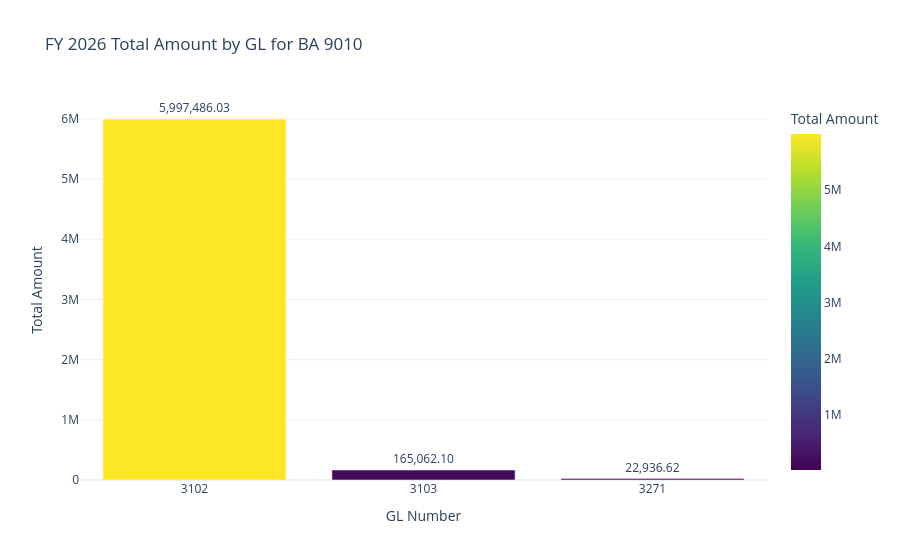
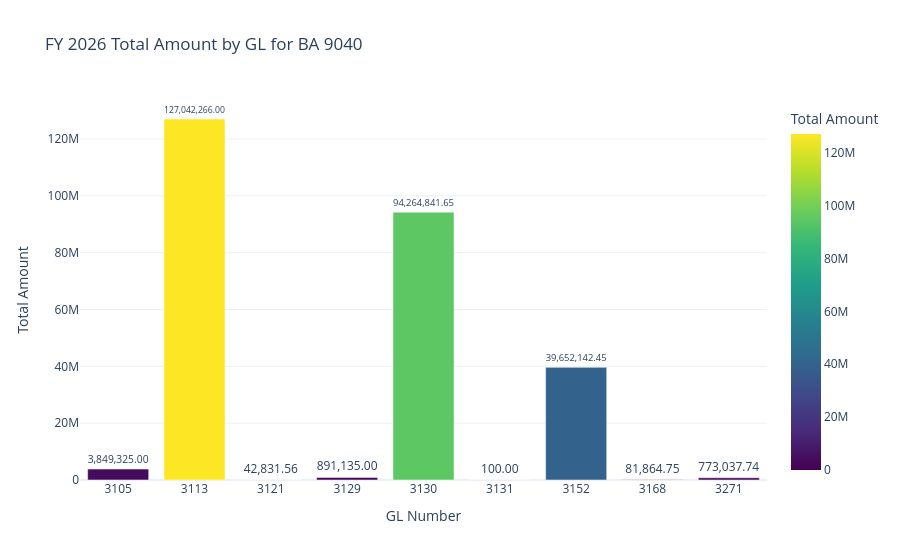
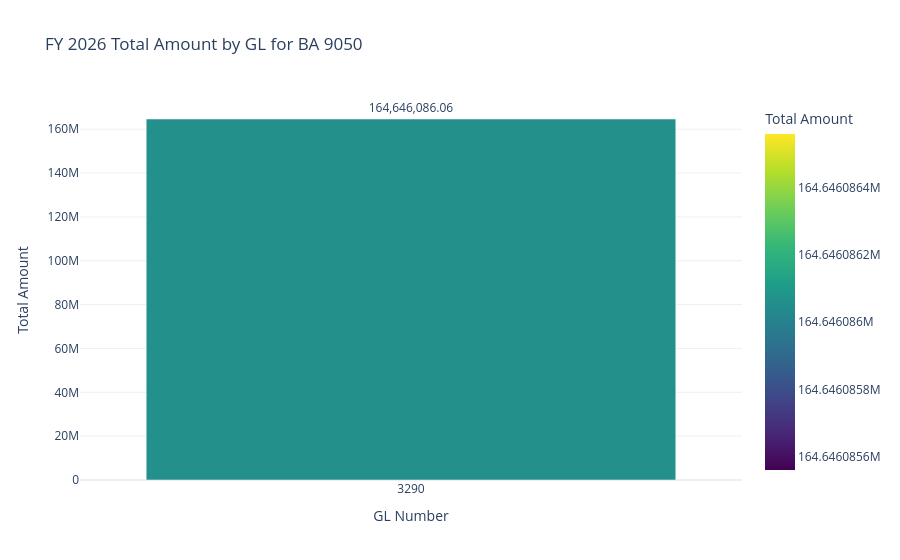
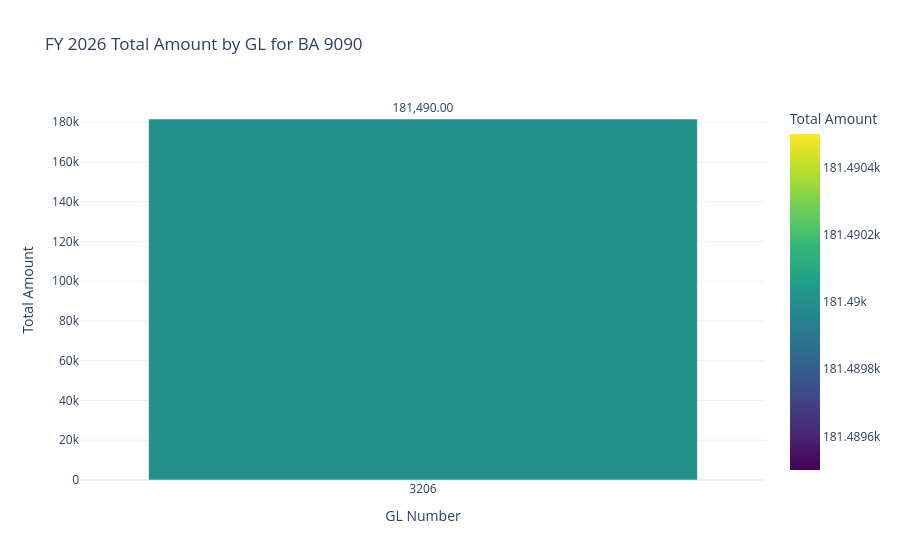

Notebook source saved alongside these figures, in order:
### Code cell
import pandas as pd
import plotly.express as px

ba_numbers_to_keep = [9010, 9040, 9050, 9090, 9130, 9360, 9600, 9705, 9707, 9741, 9748, 9752, 9999]

df_2026 = df_filtered[
    (df_filtered['fy'] == 2026) &
    (df_filtered['BA Number'].isin(ba_numbers_to_keep))
].copy()

df_2026['Amount'] = pd.to_numeric(df_2026['Amount'], errors='coerce')

plot_df = (
    df_2026.groupby(['BA Number', 'GL Number'], as_index=False)['Amount']
    .sum()
    .sort_values(['BA Number', 'GL Number'])
)

# One interactive chart per BA with values shown on each bar
for ba in sorted(plot_df['BA Number'].unique()):
    ba_df = plot_df[plot_df['BA Number'] == ba].copy()

    fig = px.bar(
        ba_df,
        x='GL Number',
        y='Amount',
        title=f'FY 2026 Total Amount by GL for BA {ba}',
        labels={'GL Number': 'GL Number', 'Amount': 'Total Amount'},
        color='Amount',
        color_continuous_scale='Viridis',
        text='Amount'
    )

    fig.update_traces(
        texttemplate='%{text:,.2f}',
        textposition='outside',
        cliponaxis=False
    )

    fig.update_layout(
        xaxis=dict(type='category'),
        template='plotly_white',
        hovermode='closest',
        yaxis_title='Total Amount',
        xaxis_title='GL Number'
    )
    fig.show()

### Figure 1 — Plotly figure (JSON) as saved in the notebook; plotly's stock layout.template omitted (floating-point values rounded to 4 significant figures)
{"data": [{"cliponaxis": false, "hovertemplate": "GL Number=%{x}<br>Total Amount=%{marker.color}<extra></extra>", "legendgroup": "", "marker": {"color": [5997000.0, 165100.0, 22940.0], "coloraxis": "coloraxis", "pattern": {"shape": ""}}, "name": "", "orientation": "v", "showlegend": false, "text": [5997000.0, 165100.0, 22940.0], "textposition": "outside", "texttemplate": "%{text:,.2f}", "type": "bar", "x": [3102, 3103, 3271], "xaxis": "x", "y": [5997000.0, 165100.0, 22940.0], "yaxis": "y"}], "layout": {"barmode": "relative", "coloraxis": {"colorbar": {"title": {"text": "Total Amount"}}, "colorscale": [[0, "#440154"], [0.1111, "#482878"], [0.2222, "#3e4989"], [0.3333, "#31688e"], [0.4444, "#26828e"], [0.5556, "#1f9e89"], [0.6667, "#35b779"], [0.7778, "#6ece58"], [0.8889, "#b5de2b"], [1, "#fde725"]]}, "hovermode": "closest", "legend": {"tracegroupgap": 0}, "title": {"text": "FY 2026 Total Amount by GL for BA 9010"}, "xaxis": {"anchor": "y", "domain": [0, 1], "title": {"text": "GL Number"}, "type": "category"}, "yaxis": {"anchor": "x", "domain": [0, 1], "title": {"text": "Total Amount"}}}}

### Figure 2 — Plotly figure (JSON) as saved in the notebook; plotly's stock layout.template omitted (floating-point values rounded to 4 significant figures)
{"data": [{"cliponaxis": false, "hovertemplate": "GL Number=%{x}<br>Total Amount=%{marker.color}<extra></extra>", "legendgroup": "", "marker": {"color": [3849000.0, 127000000.0, 42830.0, 891100.0, 94260000.0, 100.0, 39650000.0, 81860.0, 773000.0], "coloraxis": "coloraxis", "pattern": {"shape": ""}}, "name": "", "orientation": "v", "showlegend": false, "text": [3849000.0, 127000000.0, 42830.0, 891100.0, 94260000.0, 100.0, 39650000.0, 81860.0, 773000.0], "textposition": "outside", "texttemplate": "%{text:,.2f}", "type": "bar", "x": [3105, 3113, 3121, 3129, 3130, 3131, 3152, 3168, 3271], "xaxis": "x", "y": [3849000.0, 127000000.0, 42830.0, 891100.0, 94260000.0, 100.0, 39650000.0, 81860.0, 773000.0], "yaxis": "y"}], "layout": {"barmode": "relative", "coloraxis": {"colorbar": {"title": {"text": "Total Amount"}}, "colorscale": [[0, "#440154"], [0.1111, "#482878"], [0.2222, "#3e4989"], [0.3333, "#31688e"], [0.4444, "#26828e"], [0.5556, "#1f9e89"], [0.6667, "#35b779"], [0.7778, "#6ece58"], [0.8889, "#b5de2b"], [1, "#fde725"]]}, "hovermode": "closest", "legend": {"tracegroupgap": 0}, "title": {"text": "FY 2026 Total Amount by GL for BA 9040"}, "xaxis": {"anchor": "y", "domain": [0, 1], "title": {"text": "GL Number"}, "type": "category"}, "yaxis": {"anchor": "x", "domain": [0, 1], "title": {"text": "Total Amount"}}}}

### Figure 3 — Plotly figure (JSON) as saved in the notebook; plotly's stock layout.template omitted (floating-point values rounded to 4 significant figures)
{"data": [{"cliponaxis": false, "hovertemplate": "GL Number=%{x}<br>Total Amount=%{marker.color}<extra></extra>", "legendgroup": "", "marker": {"color": [164600000.0], "coloraxis": "coloraxis", "pattern": {"shape": ""}}, "name": "", "orientation": "v", "showlegend": false, "text": [164600000.0], "textposition": "outside", "texttemplate": "%{text:,.2f}", "type": "bar", "x": [3290], "xaxis": "x", "y": [164600000.0], "yaxis": "y"}], "layout": {"barmode": "relative", "coloraxis": {"colorbar": {"title": {"text": "Total Amount"}}, "colorscale": [[0, "#440154"], [0.1111, "#482878"], [0.2222, "#3e4989"], [0.3333, "#31688e"], [0.4444, "#26828e"], [0.5556, "#1f9e89"], [0.6667, "#35b779"], [0.7778, "#6ece58"], [0.8889, "#b5de2b"], [1, "#fde725"]]}, "hovermode": "closest", "legend": {"tracegroupgap": 0}, "title": {"text": "FY 2026 Total Amount by GL for BA 9050"}, "xaxis": {"anchor": "y", "domain": [0, 1], "title": {"text": "GL Number"}, "type": "category"}, "yaxis": {"anchor": "x", "domain": [0, 1], "title": {"text": "Total Amount"}}}}

### Figure 4 — Plotly figure (JSON) as saved in the notebook; plotly's stock layout.template omitted (floating-point values rounded to 4 significant figures)
{"data": [{"cliponaxis": false, "hovertemplate": "GL Number=%{x}<br>Total Amount=%{marker.color}<extra></extra>", "legendgroup": "", "marker": {"color": [181500.0], "coloraxis": "coloraxis", "pattern": {"shape": ""}}, "name": "", "orientation": "v", "showlegend": false, "text": [181500.0], "textposition": "outside", "texttemplate": "%{text:,.2f}", "type": "bar", "x": [3206], "xaxis": "x", "y": [181500.0], "yaxis": "y"}], "layout": {"barmode": "relative", "coloraxis": {"colorbar": {"title": {"text": "Total Amount"}}, "colorscale": [[0, "#440154"], [0.1111, "#482878"], [0.2222, "#3e4989"], [0.3333, "#31688e"], [0.4444, "#26828e"], [0.5556, "#1f9e89"], [0.6667, "#35b779"], [0.7778, "#6ece58"], [0.8889, "#b5de2b"], [1, "#fde725"]]}, "hovermode": "closest", "legend": {"tracegroupgap": 0}, "title": {"text": "FY 2026 Total Amount by GL for BA 9090"}, "xaxis": {"anchor": "y", "domain": [0, 1], "title": {"text": "GL Number"}, "type": "category"}, "yaxis": {"anchor": "x", "domain": [0, 1], "title": {"text": "Total Amount"}}}}
